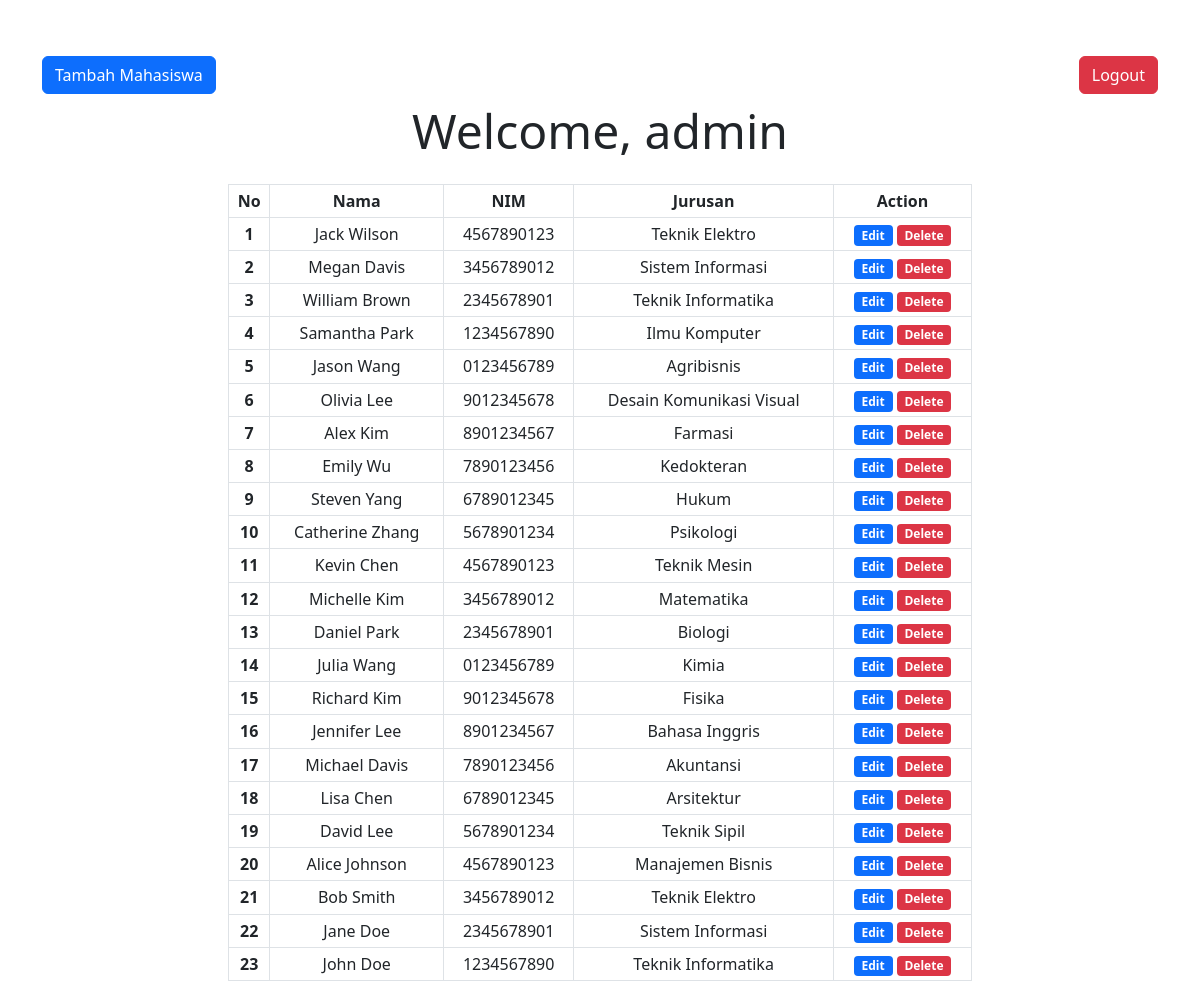
Screenshot of / (signed in) with the database file from the repository.
### tables this page shows
CREATE TABLE `mahasiswa` (
  `id_mahasiswa` int(11) NOT NULL,
  `nim` varchar(32) DEFAULT NULL,
  `nama` varchar(64) DEFAULT NULL,
  `jurusan` text DEFAULT NULL
);

### index.php (the view, shortened to what this page needs)
<?php
require_once "lib/koneksi.php";
?>
<!DOCTYPE html>
<html lang="en">
<head>
  <link href="https://cdn.jsdelivr.net/npm/bootstrap@5.3.0-alpha1/dist/css/bootstrap.min.css" rel="stylesheet">
</head>
<body>
  <div class="container py-5">
    <div class="navbar justify-content-between">
      <a href="create.php" class="btn btn-primary">Tambah Mahasiswa</a>
      <a href="logout.php" class="btn btn-danger">Logout</a>
    </div>
    <div class="display-5 text-center mb-4">
      <?= "Welcome, " . $_SESSION['username'] ?>
    </div>
    <div class="col-md-8 mx-auto">
      <table class="table table-bordered table-sm text-center">
        <thead>
          <tr>
            <th scope="col">No</th>
            <th scope="col">Nama</th>
            <th scope="col">NIM</th>
            <th scope="col">Jurusan</th>
            <th scope="col">Action</th>
          </tr>
        </thead>
        <tbody>
          <?php
          $sql = "SELECT * FROM mahasiswa ORDER BY id_mahasiswa DESC;";
          $result = $conn->query($sql);
          ?>
          <?php if ($result->num_rows > 0) { ?>
            <?php $num = 1; ?>
            <?php while ($row = $result->fetch_assoc()) { ?>
              <tr>
                <th scope="row"><?= $num; ?></th>
                <td><?= $row["nama"]; ?></td>
                <td><?= $row["nim"]; ?></td>
                <td><?= $row["jurusan"]; ?></td>
                <td>
                  <a href="#" class="badge bg-primary text-decoration-none rounded-1">Edit</a>
                  <a href="lib/delete-sytem.php?id=<?= $row["id_mahasiswa"] ?>" class="badge bg-danger text-decoration-none rounded-1">Delete</a>
                </td>
              </tr>
              <?php $num++; ?>
            <?php } ?>
          <?php } else { ?>
            <tr>
              <td colspan="4">Tidak ada data</td>
            </tr>
          <?php } ?>
        </tbody>
      </table>
    </div>
  </div>
</body>
</html>

### rows the page displays
mahasiswa: nama "Jack Wilson", nim "4567890123", jurusan "Teknik Elektro"
mahasiswa: nama "Megan Davis", nim "3456789012", jurusan "Sistem Informasi"
mahasiswa: nama "William Brown", nim "2345678901", jurusan "Teknik Informatika"
mahasiswa: nama "Samantha Park", nim "1234567890", jurusan "Ilmu Komputer"
mahasiswa: nama "Jason Wang", nim "0123456789", jurusan "Agribisnis"
mahasiswa: nama "Olivia Lee", nim "9012345678", jurusan "Desain Komunikasi Visual"
mahasiswa: nama "Alex Kim", nim "8901234567", jurusan "Farmasi"
mahasiswa: nama "Emily Wu", nim "7890123456", jurusan "Kedokteran"
mahasiswa: nama "Steven Yang", nim "6789012345", jurusan "Hukum"
mahasiswa: nama "Catherine Zhang", nim "5678901234", jurusan "Psikologi"
mahasiswa: nama "Kevin Chen", nim "4567890123", jurusan "Teknik Mesin"
mahasiswa: nama "Michelle Kim", nim "3456789012", jurusan "Matematika"
mahasiswa: nama "Daniel Park", nim "2345678901", jurusan "Biologi"
mahasiswa: nama "Julia Wang", nim "0123456789", jurusan "Kimia"
mahasiswa: nama "Richard Kim", nim "9012345678", jurusan "Fisika"
mahasiswa: nama "Jennifer Lee", nim "8901234567", jurusan "Bahasa Inggris"
mahasiswa: nama "Michael Davis", nim "7890123456", jurusan "Akuntansi"
mahasiswa: nama "Lisa Chen", nim "6789012345", jurusan "Arsitektur"
mahasiswa: nama "David Lee", nim "5678901234", jurusan "Teknik Sipil"
mahasiswa: nama "Alice Johnson", nim "4567890123", jurusan "Manajemen Bisnis"
mahasiswa: nama "Bob Smith", nim "3456789012", jurusan "Teknik Elektro"
mahasiswa: nama "Jane Doe", nim "2345678901", jurusan "Sistem Informasi"
mahasiswa: nama "John Doe", nim "1234567890", jurusan "Teknik Informatika"

### other values shown
$_SESSION['username'] "admin"
